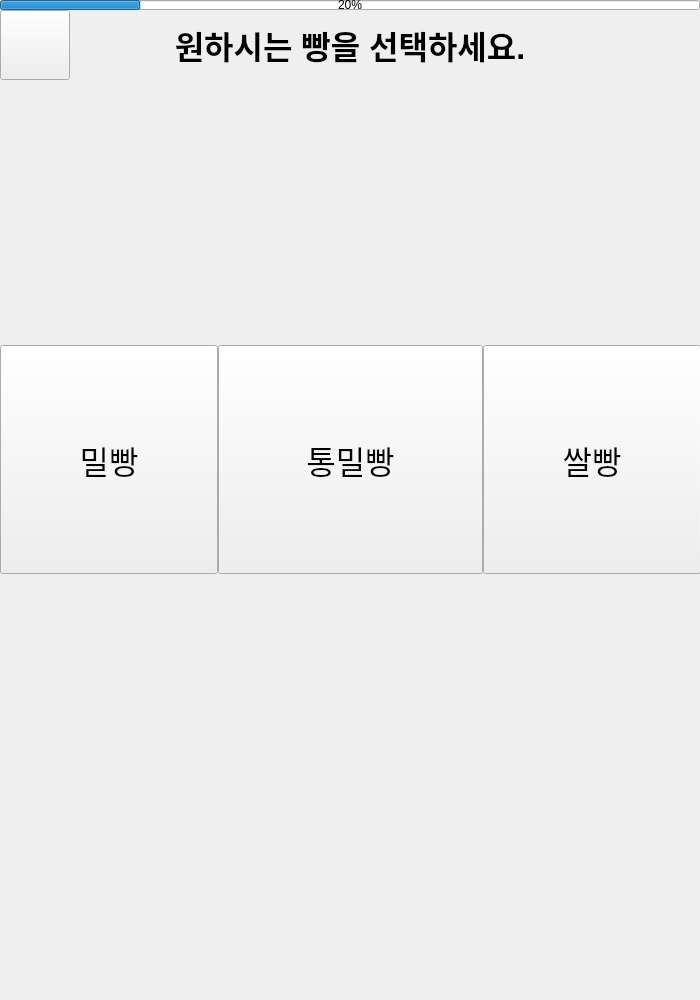
<?xml version="1.0" encoding="UTF-8"?>
<ui version="4.0">
 <class>IntroWindow</class>
 <widget class="QMainWindow" name="IntroWindow">
  <property name="geometry">
   <rect>
    <x>0</x>
    <y>0</y>
    <width>700</width>
    <height>1000</height>
   </rect>
  </property>
  <property name="minimumSize">
   <size>
    <width>700</width>
    <height>1000</height>
   </size>
  </property>
  <property name="maximumSize">
   <size>
    <width>700</width>
    <height>1000</height>
   </size>
  </property>
  <property name="windowTitle">
   <string>키오스크</string>
  </property>
  <widget class="QWidget" name="centralwidget">
   <widget class="QPushButton" name="BackButton">
    <property name="geometry">
     <rect>
      <x>0</x>
      <y>10</y>
      <width>70</width>
      <height>70</height>
     </rect>
    </property>
    <property name="autoFillBackground">
     <bool>false</bool>
    </property>
    <property name="text">
     <string/>
    </property>
    <property name="icon">
     <iconset>
      <normaloff>src/images/icons/arrow.png</normaloff>src/images/icons/arrow.png</iconset>
    </property>
    <property name="iconSize">
     <size>
      <width>20</width>
      <height>20</height>
     </size>
    </property>
    <property name="autoRepeat">
     <bool>false</bool>
    </property>
    <property name="autoExclusive">
     <bool>false</bool>
    </property>
   </widget>
   <widget class="QLabel" name="label">
    <property name="geometry">
     <rect>
      <x>70</x>
      <y>10</y>
      <width>560</width>
      <height>70</height>
     </rect>
    </property>
    <property name="font">
     <font>
      <pointsize>24</pointsize>
      <weight>75</weight>
      <bold>true</bold>
     </font>
    </property>
    <property name="text">
     <string>원하시는 빵을 선택하세요.</string>
    </property>
    <property name="alignment">
     <set>Qt::AlignCenter</set>
    </property>
   </widget>
   <widget class="QProgressBar" name="progressBar">
    <property name="geometry">
     <rect>
      <x>0</x>
      <y>0</y>
      <width>700</width>
      <height>10</height>
     </rect>
    </property>
    <property name="value">
     <number>20</number>
    </property>
   </widget>
   <widget class="QSplitter" name="splitter">
    <property name="geometry">
     <rect>
      <x>0</x>
      <y>345</y>
      <width>701</width>
      <height>229</height>
     </rect>
    </property>
    <property name="orientation">
     <enum>Qt::Horizontal</enum>
    </property>
    <property name="handleWidth">
     <number>0</number>
    </property>
    <widget class="QPushButton" name="WheatBreadButton">
     <property name="font">
      <font>
       <pointsize>24</pointsize>
      </font>
     </property>
     <property name="text">
      <string>밀빵</string>
     </property>
     <property name="icon">
      <iconset>
       <normaloff>src/images/assets/bread/wheat_bread.png</normaloff>src/images/assets/bread/wheat_bread.png</iconset>
     </property>
     <property name="iconSize">
      <size>
       <width>70</width>
       <height>70</height>
      </size>
     </property>
     <property name="checkable">
      <bool>false</bool>
     </property>
     <property name="autoRepeat">
      <bool>false</bool>
     </property>
    </widget>
    <widget class="QPushButton" name="WholeWheatBread">
     <property name="font">
      <font>
       <pointsize>24</pointsize>
      </font>
     </property>
     <property name="text">
      <string>통밀빵</string>
     </property>
     <property name="icon">
      <iconset>
       <normaloff>src/images/assets/bread/whole_wheat_bread.png</normaloff>src/images/assets/bread/whole_wheat_bread.png</iconset>
     </property>
     <property name="iconSize">
      <size>
       <width>70</width>
       <height>70</height>
      </size>
     </property>
    </widget>
    <widget class="QPushButton" name="RiceBreadButton">
     <property name="font">
      <font>
       <pointsize>24</pointsize>
      </font>
     </property>
     <property name="text">
      <string>쌀빵</string>
     </property>
     <property name="icon">
      <iconset>
       <normaloff>src/images/assets/bread/rice_bread.png</normaloff>src/images/assets/bread/rice_bread.png</iconset>
     </property>
     <property name="iconSize">
      <size>
       <width>70</width>
       <height>70</height>
      </size>
     </property>
    </widget>
   </widget>
  </widget>
 </widget>
 <resources/>
 <connections/>
</ui>
